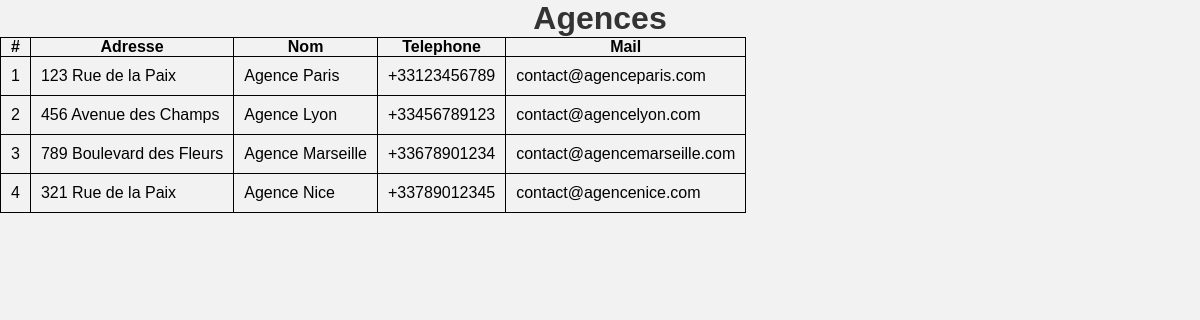
Page /vue/vueAgences.php on the committed database.
### tables this page shows
CREATE TABLE `agence` (
  `agence_num` int(11) NOT NULL,
  `agence_adresse` varchar(255) DEFAULT NULL,
  `agence_nom` varchar(255) DEFAULT NULL,
  `agence_telephone` varchar(50) DEFAULT NULL,
  `agence_mail` varchar(255) DEFAULT NULL
);

### modele/Agence.php (called while the page is built)
<?php
class Agence extends Bdd{
    function getAllAgences(){
        $conn = $this->connexionPDO();
        $req = $conn->prepare("SELECT * FROM agence");
        $req->execute();
        $agences = $req->fetchAll();
        return $agences;
    }
}
?>

### controleur/ctrAgences.php (called while the page is built, shortened)
<?php
include_once "../modele/Agence.php";
$Agence = new Agence();
$agences = $Agence->getAllAgences();
?>

### vue/vueAgences.php (the view, shortened to what this page needs)
<?php
include_once "../controleur/ctrAgences.php";
?>
<h1>Agences</h1>
<html>
    <head>
        <link rel="stylesheet" type="text/css" href="./css/style.css">
    </head>
    <body>
        <table>
            <thead>
                <tr>
                    <th>#</th>
                    <th>Adresse</th>
                    <th>Nom</th>
                    <th>Telephone</th>
                    <th>Mail</th>
                </tr>
            </thead>
            <tbody>
                <?php foreach ($agences as $agence): ?>
                    <tr>
                        <td><?= $agence["agence_num"] ?></td>
                        <td><?= $agence["agence_adresse"] ?></td>
                        <td><?= $agence["agence_nom"] ?></td>
                        <td><?= $agence["agence_telephone"] ?></td>
                        <td><?= $agence["agence_mail"] ?></td>
                    </tr>
                <?php endforeach; ?>
            </tbody>
        </table>
    </body>

### css/style.css (style rules this page uses)
* { margin: 0; padding: 0; box-sizing: border-box; }
body { text-align: center; font-family: Arial, Helvetica, sans-serif; background-color: #f2f2f2; }
h1 { color: #333; }

### vue/vueAgences.php (style rules this page uses)
table, td, th { border: 1px solid black; }
table { border-collapse: collapse; }
td { padding: 10px; }

### rows in the picture
agence: agence_num "1", agence_adresse "123 Rue de la Paix", agence_nom "Agence Paris", agence_telephone "+33123456789", agence_mail "contact@agenceparis.com"
agence: agence_num "2", agence_adresse "456 Avenue des Champs", agence_nom "Agence Lyon", agence_telephone "+33456789123", agence_mail "contact@agencelyon.com"
agence: agence_num "3", agence_adresse "789 Boulevard des Fleurs", agence_nom "Agence Marseille", agence_telephone "+33678901234", agence_mail "contact@agencemarseille.com"
agence: agence_num "4", agence_adresse "321 Rue de la Paix", agence_nom "Agence Nice", agence_telephone "+33789012345", agence_mail "contact@agencenice.com"
